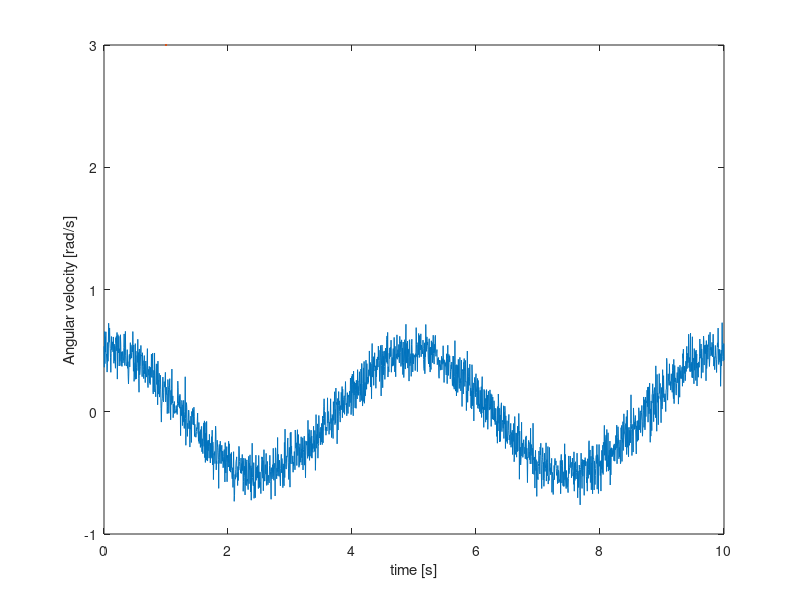

Write the MATLAB code that produced this figure. (Note: this script raises an error after producing the figure.)
addpath('C:\Users\gamin\Desktop\LiDAR_Motion_Comp_Feature_Extract_Repo\LiDAR-Motion-Compensation-and-Feature-Extraction\Helper_Functions');
load('myFilter')
sampling_rate = 200;
amplitiude_Rot = 0.4;
amplitiude_Trans = 1;
duration = 10;
freq_Rot = 0.2;
freq_Trans = 0.1;

% Specify the mean and standard deviation of the Gaussian noise
mean_noise = 0;        % Mean of the Gaussian noise
std_deviation = 0.1;   % Standard deviation of the Gaussian noise
                                                      
t_IMU = 0:1/sampling_rate:duration;


angularVelY = amplitiude_Rot*(2*pi*freq_Rot)*cos(2*pi*freq_Rot*t_IMU);

angularVelY = transpose(angularVelY);

angYTruth = amplitiude_Rot*sin(2*pi*freq_Rot*t_IMU);
angYTruth = transpose(angYTruth);

linearAccZ = -amplitiude_Trans*(2*pi*freq_Trans)^2*sin(2*pi*freq_Trans*t_IMU);
linearAccZ = transpose(linearAccZ);
linearVelZ = cumtrapz(t_IMU,linearAccZ);

linearPosZ = cumtrapz(t_IMU,linearVelZ);

linearPosZTruth = amplitiude_Trans*sin(2*pi*freq_Trans*t_IMU);
linearPosZTruth = transpose(linearPosZTruth);

% Generate Gaussian noise
noise_Rot = std_deviation * randn(size(angularVelY)) + mean_noise;

noise_Trans = std_deviation * randn(size(linearAccZ)) + mean_noise;

% Add the noise to the original data
%LinearAccelerationZ = LinearAccelerationZ + noise;

angularVelY = angularVelY + noise_Rot;
linearAccZ = linearAccZ + noise_Trans;

figure
plot(t_IMU,angularVelY,LineWidth=3)
xlabel("time [s]")
ylabel("Angular velocity [rad/s]")
ax = gca;
ax.FontSize = 18;
set(ax, 'FontWeight', 'bold');

figure
plot(t_IMU,linearAccZ,LineWidth=3)
xlabel("time [s]")
ylabel("Linear Acceleration [m/s^2]")
ax = gca;
ax.FontSize = 18;
set(ax, 'FontWeight', 'bold');

angY = cumtrapz(t_IMU,angularVelY);
angX = zeros(size(t_IMU,2),1);
angZ = zeros(size(t_IMU,2),1);

figure
plot(t_IMU,angY,LineWidth=3)
xlabel("time [s]")
ylabel("Angular position [rad]")
ax = gca;
ax.FontSize = 18;
set(ax, 'FontWeight', 'bold');

figure
plot(t_IMU,linearPosZ,LineWidth=3)
xlabel("time [s]")
ylabel("Linear Position [m]")
ax = gca;
ax.FontSize = 18;
set(ax, 'FontWeight', 'bold');

positions = [angX,angX,linearPosZTruth];

angles = [angX,angYTruth,angZ];
IMU = [angX,angY,angZ,angX,angX,linearPosZ];
IMU_Truth = [angles positions];
%angZInt = cumtrapz(t,angularVelZ);


%======================================================================
%Creating Scene

densities = [1000 800 2000 400 100];

error = [0 0.01 0.02 0.03 0.04];
rotations = [0 0 0; 0 0 30; 0 0 67; 0 0 21; 0 0 70];

translations = [1 0.3 0; 2 1 0; 1.5 1.5 0; 1 2.5 0; 0.4 2 0];


lengths = [0.1 0.3 0.4 0.3 0.2];
breadths = [0.2 0.1 0.4 0.5 0.5];
heights = [0.5 0.3 0.4 0.7 0.5];


ptCloud = cubeScene(lengths,breadths,heights,translations,rotations,densities,error);

[manyPtClouds, t_ptCloud] = createMotionFrames(ptCloud,positions,angles, t_IMU);

figure
pcshow(pccat([manyPtClouds{1}, manyPtClouds{3}, manyPtClouds{5}, manyPtClouds{7}, manyPtClouds{9}, manyPtClouds{11}, manyPtClouds{13}, manyPtClouds{15}, manyPtClouds{17}, manyPtClouds{19}]))
ax = gca;
ax.FontSize = 14;
set(ax, 'FontWeight', 'bold');
ax.LineWidth = 3; % Change this value to your desired line width

% Optionally, set other axis properties, such as labels, titles, etc.
xlabel('X-axis [m]');
ylabel('Y-axis [m]');
zlabel('Z-axis [m]');




%=========================================================================================

ptCloudICP = ICP_IMU_Compensation(manyPtClouds,t_ptCloud,IMU,t_IMU,1,10);
figure
pcshow(ptCloudICP)
ax = gca;
ax.FontSize = 14;
ax.LineWidth = 3; % Change this value to your desired line width
set(ax, 'FontWeight', 'bold');

% Optionally, set other axis properties, such as labels, titles, etc.
xlabel('X-axis [m]');
ylabel('Y-axis [m]');
zlabel('Z-axis [m]');


[labelsOut, segmentedPtCloud]= getClusters(ptCloudICP,referenceVector=[0,0,0],minDistance=0.2,maxDistance=0.01);

userLabel = 1;

while userLabel ~= 0


    userLabel = input('Enter the number of the object: ');
    
    if userLabel == 0 
        break;
    end
    tic;
    [dims, confidence] = getRectPrismV2(segmentedPtCloud,numNeighbors,threshold,labelsOut,userLabel);
    
    sprintf("Confidence: %2f",confidence)
    gettingDimensions = toc;
    t_total = gettingDimensions + gettingClusters;
    %{
    % Specify the Excel file path

    excelFilePath = 'Static_Experiment_Spreadsheet3.xlsx';

    % Load existing data from the Excel file
    try
        existingData = xlsread(excelFilePath);
    catch
        % If the file doesn't exist or is empty, create a new matrix
        existingData = [];
    end
    
    % Generate the new row of data (modify this part according to your data)
    newRowData = [numFrames, numNeighbors, threshold, confidence, t_total, dims(1), dims(2), dims(3)]; % Example data
    
    % Append the new row to the existing data
    updatedData = [existingData; newRowData];
    
    % Write the updated data back to the Excel file
    xlswrite(excelFilePath, updatedData);
    %}
end




%}
%=================================================================================
%This function takes in a point clouds and simulates movement of the LiDAR
%sensor
function [rotatedPtClouds, t_ptCloud] = createMotionFrames(ptCloud, positions, angles, t_IMU)
        angles = angles*180/(pi);
        rotatedPtClouds{1} = ptCloud;
        j = 2;
        t_ptCloud(1) = t_IMU(1);
        for i = 2:size(positions,1)
            
            if mod(i,20) == 0
                
                tform = rigidtform3d(angles(i,:),positions(i,:));
                rotatedPtClouds{j} = pctransform(ptCloud,tform);
                t_ptCloud(j) = t_IMU(i);
                j = j + 1;
            end
        end


end
 
function cubeOut = cubeGen(length,breadth, height, trans, rots,numPoints,error)
        
       
        %First create the top and the bottom
        %==========================================================================
        % Define the parameters of the plane
        planePoint = [length/2, breadth/2, 0];  % A point on the plane (center of the plane)
        planePoint2 = [length/2, breadth/2, height];
        

       
        % Generate random coordinates within the specified plane
        randomX = planePoint(1) + (rand(numPoints, 1) - 0.5) * length;
        randomY = planePoint(2) + (rand(numPoints, 1) - 0.5) * breadth;
        randomZ = planePoint(3) * ones(numPoints, 1);  % Points are constrained to the plane
       

        randomX2 = planePoint2(1) + (rand(numPoints, 1) - 0.5) * length;
        randomY2 = planePoint2(2) + (rand(numPoints, 1) - 0.5) * breadth;
        randomZ2 = planePoint2(3) * ones(numPoints, 1);  % Points are constrained to the plane
        randomZ2 = randomZ2 + error*(-1+2*rand(size(randomZ)));
        % Create a point cloud object from the random coordinates


        bottom = pointCloud([randomX, randomY, randomZ]);

        top = pointCloud([randomX2, randomY2, randomZ2]);

        cubeOut = pcmerge(top,bottom,0.01);

        %==========================================================================

        % Define the parameters of the plane
        planePoint3 = [length/2, 0, height/2];  % A point on the plane (center of the plane)
        planePoint4 = [length/2, breadth, height/2];
        
    
      
        
        % Generate random coordinates within the specified plane
        randomX3 = planePoint3(1) + (rand(numPoints, 1) - 0.5) * length;
        randomY3 =  planePoint3(2) * ones(numPoints, 1);  % Points are constrained to the plane
        randomZ3 = planePoint3(3) + (rand(numPoints, 1) - 0.5) * height;
        randomY3 = randomY3 + error*(-1+2*rand(size(randomY3)));

        randomX4 = planePoint4(1) + (rand(numPoints, 1) - 0.5) * length;
        randomY4 =  planePoint4(2) * ones(numPoints, 1);  % Points are constrained to the plane
        randomZ4 = planePoint4(3) + (rand(numPoints, 1) - 0.5) * height;
        randomY4 = randomY4 + error*(-1+2*rand(size(randomY4)));
        % Create a point cloud object from the random coordinates


        side1 = pointCloud([randomX3, randomY3, randomZ3]);

        side2 = pointCloud([randomX4, randomY4, randomZ4]);
        
        sidemerge = pcmerge(side1,side2,0.01);
        cubeOut = pcmerge(cubeOut,sidemerge,0.01);

        %==========================================================================
        % Define the parameters of the plane
        planePoint5 = [0, breadth/2, height/2];  % A point on the plane (center of the plane)
        planePoint6 = [length, breadth/2, height/2];
        
        % Define the number of random points you want to generate

        
        % Generate random coordinates within the specified plane
        randomX5 = planePoint5(1) * ones(numPoints, 1);
        randomY5 =  planePoint5(2) + (rand(numPoints, 1) - 0.5) * breadth;  % Points are constrained to the plane
        randomZ5 = planePoint5(3) + (rand(numPoints, 1) - 0.5) * height;
        randomX5 = randomX5 + error*(-1+2*rand(size(randomX5)));

        randomX6 = planePoint6(1) * ones(numPoints, 1);
        randomY6 = planePoint6(2) + (rand(numPoints, 1) - 0.5) * breadth;   % Points are constrained to the plane
        randomZ6 = planePoint6(3) + (rand(numPoints, 1) - 0.5) * height;
        randomX6 = randomX6 + error*(-1+2*rand(size(randomX6)));
        % Create a point cloud object from the random coordinates


        side3 = pointCloud([randomX5, randomY5, randomZ5]);

        side4 = pointCloud([randomX6, randomY6, randomZ6]);
        
        sidemerge2 = pcmerge(side3,side4,0.01);

        
        cubeOut = pcmerge(cubeOut,sidemerge2,0.01);



        tform = rigidtform3d(rots,trans);

        cubeOut = pctransform(cubeOut,tform);
        



end


function cubeSceneOut = cubeScene(lengths, breadths, heights, translations, rotations, densities, errors)

        numPoints = 20000;
        length = 2.5;
        breadth = 3;
        

        for i = 1: size(translations,1)
            if i == 1
                
                cubeSceneOut = cubeGen(lengths(i), breadths(i), heights(i), translations(i,:),rotations(i,:), densities(i), errors(i));


            else
                cube = cubeGen(lengths(i), breadths(i), heights(i), translations(i,:), rotations(i,:), densities(i), errors(i));
            
                cubeSceneOut = pcmerge(cubeSceneOut, cube, 0.01);
            end
        end
                
        planePoint = [1.25, 1.5, 0];  % A point on the plane (center of the plane)
        randomX = planePoint(1) + (rand(numPoints, 1) - 0.5) * length;
        randomY = planePoint(2) + (rand(numPoints, 1) - 0.5) * breadth;
        randomZ = planePoint(3) * ones(numPoints, 1);  % Points are constrained to the plane

        ground = pointCloud([randomX, randomY, randomZ]);
        cubeSceneOut = pcmerge(ground,cubeSceneOut,0.01);



end
